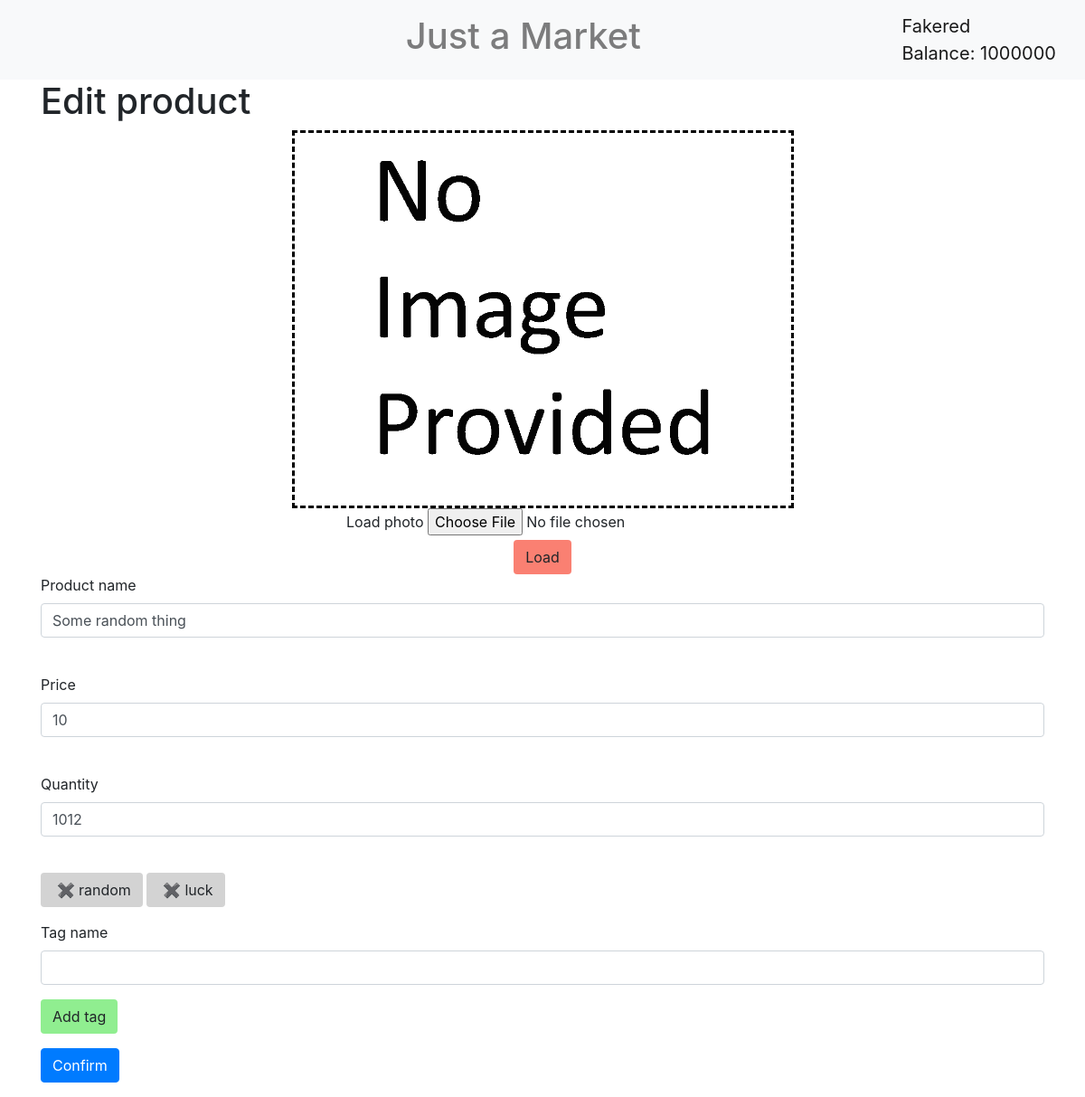
The app's page /products/9 (signed in), older data.
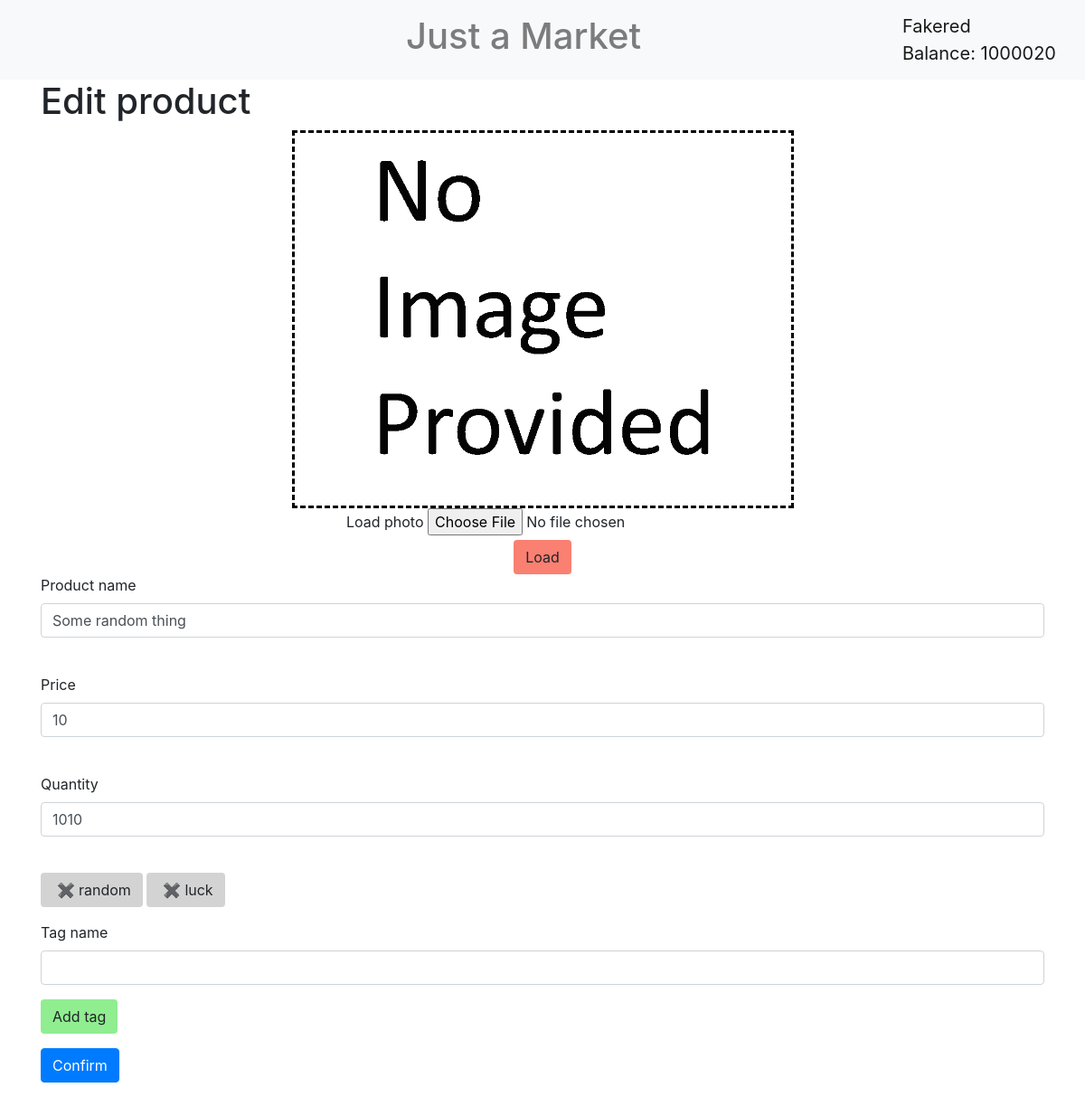
The same page, newer data.
### data/users.py (models this page shows, shortened)
class User(SqlAlchemyBase, UserMixin, SerializerMixin):
    __tablename__ = "users"
    id = sa.Column(sa.Integer, primary_key=True, autoincrement=True)
    name = sa.Column(sa.String, nullable=False)
    email = sa.Column(sa.String, nullable=False, unique=True)
    hashed_password = sa.Column(sa.String, nullable=True)
    products = orm.relationship("Product", back_populates="seller")
    balance = sa.Column(sa.Integer, nullable=False, default=0)

### data/products.py (models this page shows)
class Product(SqlAlchemyBase, SerializerMixin):
    __tablename__ = "products"
    id = sa.Column(sa.Integer, primary_key=True, autoincrement=True)
    name = sa.Column(sa.String, nullable=False)
    seller_id = sa.Column(sa.Integer, sa.ForeignKey("users.id"))
    seller = orm.relationship("User")
    tags = orm.relationship("Tag", secondary="association", backref="products")
    price = sa.Column(sa.Double, default=0.0)
    count = sa.Column(sa.Integer, default=0)
    in_stock = sa.Column(sa.Boolean, default=False)
    sell_date = sa.Column(sa.DateTime, default=datetime.datetime.now())

### main.py (the view, shortened to what this page needs)
@app.route("/products/<int:product_id>", methods=["POST", "GET"])
def edit_product(product_id):
    if isinstance(current_user, AnonymousUserMixin):
        return flask.redirect("/login")
    form = ProductForm()
    tag_form = TagForm()
    dbs = db_session.create_session()
    product = dbs.query(Product).get(product_id)
    dbs.close()
    form.name.data = product.name
    form.count.data = product.count
    form.price.data = product.price
    if flask.request.method == "POST":
        if flask.request.files.get("photo") is not None and flask.request.files["photo"].filename != "":
            flask.request.files["photo"].save(f"static/images/products/{product_id}.png")
    if flask.request.method == "GET":
        dbs = db_session.create_session()
        product = dbs.query(Product).get(product_id)
        if product and current_user.id == product.seller_id:
            form.name.data = product.name
            form.count.data = product.count
            form.price.data = product.price
        else:
            flask.abort(404)
    dbs = db_session.create_session()
    product = dbs.query(Product).get(product_id)
    img_default = len(glob.glob(f"static/images/products/{product_id}.png")) == 0
    return flask.render_template("product.html", title="Edit product", form=form, paragraph_title="Edit product",
                                 tags=product.tags, tag_form=tag_form, product=product, img_default=img_default)

### data/forms/products.py
class ProductForm(FlaskForm):
    name = StringField("Product name", validators=[DataRequired()])
    price = IntegerField("Price", validators=[DataRequired()])
    count = IntegerField("Quantity", validators=[DataRequired()], default=1)
    submit = SubmitField("Confirm")

### data/forms/tag.py
class TagForm(FlaskForm):
    tag_name = StringField("Tag name", validators=[DataRequired()])
    submit = SubmitField("Add tag")

### data/db_session.py (called while the page is built)
def create_session() -> Session:
    global __factory
    return __factory()

### main.py (called while the page is built)
@login_manager.user_loader
def load_user(user_id):
    dbs = db_session.create_session()
    return dbs.query(User).get(user_id)

### templates/product.html (shortened to what this page needs)
{%extends "base.html"%}
{%block content%}
<link rel="stylesheet" type="text/css" href="../static/css/product.css">
<h1>{{paragraph_title}}</h1>
{%if product != None%}
<img src="../static/images/products/{%if not img_default%}{{product.id}}{%else%}default{%endif%}.png" class="photo">
<form method="post" enctype="multipart/form-data" style="text-align: center;">
	<div>
		<label for="photo">Load photo</label>
		<input type="file" name="photo" id="photo">
	</div>
	<button type="submit" class="btn" style="background-color: salmon;">Load</button>
</form>
{%endif%}
<form action="" method="post">
	<p>
		{{form.name.label}}	<br>
		{{form.name(class="form-control")}}<br>
	</p>
	<p>
		{{form.price.label}}<br>
		{{form.price(class="form-control", min="1")}}<br>
	</p>
	<p>
		{{form.count.label}}<br>
		{{form.count(class="form-control", min="1")}}<br>
	</p>
	{%if product != None%}
	<form action="" method="post">
	<p>
		{%for tag in tags%}
		<input style="display: inline-block; background-color: lightgray;" class="btn" name="action" value=" ✖ {{tag.name}}" type="submit">
		{%endfor%}
	</p>
	</form>
	<form action="" method="post">
		<p>
		{{tag_form.tag_name.label}}<br>
		{{tag_form.tag_name(class="form-control")}}
		</p>
		<p>
		{{tag_form.submit(class="btn", style="background-color: lightgreen;")}}
		</p>
	</form>
	{%endif%}
	<p>
		{{form.submit(class="btn btn-primary", type="submit")}}
	</p>
</form>
{%endblock%}

### templates/base.html (shortened to what this page needs)
<!DOCTYPE HTML>
<html lang="en">
<head>
	<link rel="stylesheet" href="https://stackpath.bootstrapcdn.com/bootstrap/4.4.1/css/bootstrap.min.css"
>
</head>
<body>
<header>
  <nav class="navbar navbar-light bg-light">
        {% if current_user.is_authenticated %}
        <p>
            <a class="navbar-text" href="/" style="text-decoration: none;"><h1>Just a Market</h1></a>
        </p>
        <a class="navbar-brand" href="/logout"> {{ current_user.name }}<br>Balance: {{current_user.balance}}</a>
{% endif %}
  </nav>
</header>
<main role="main" class="container">
  {%block content%}{%endblock%}
</main>
</body>
</html>

Row changes from the older to the newer data that the page shows:
changed User "Fakered": balance "1000000" → "1000020"
changed Product "Some random thing": count "1012" → "1010"
